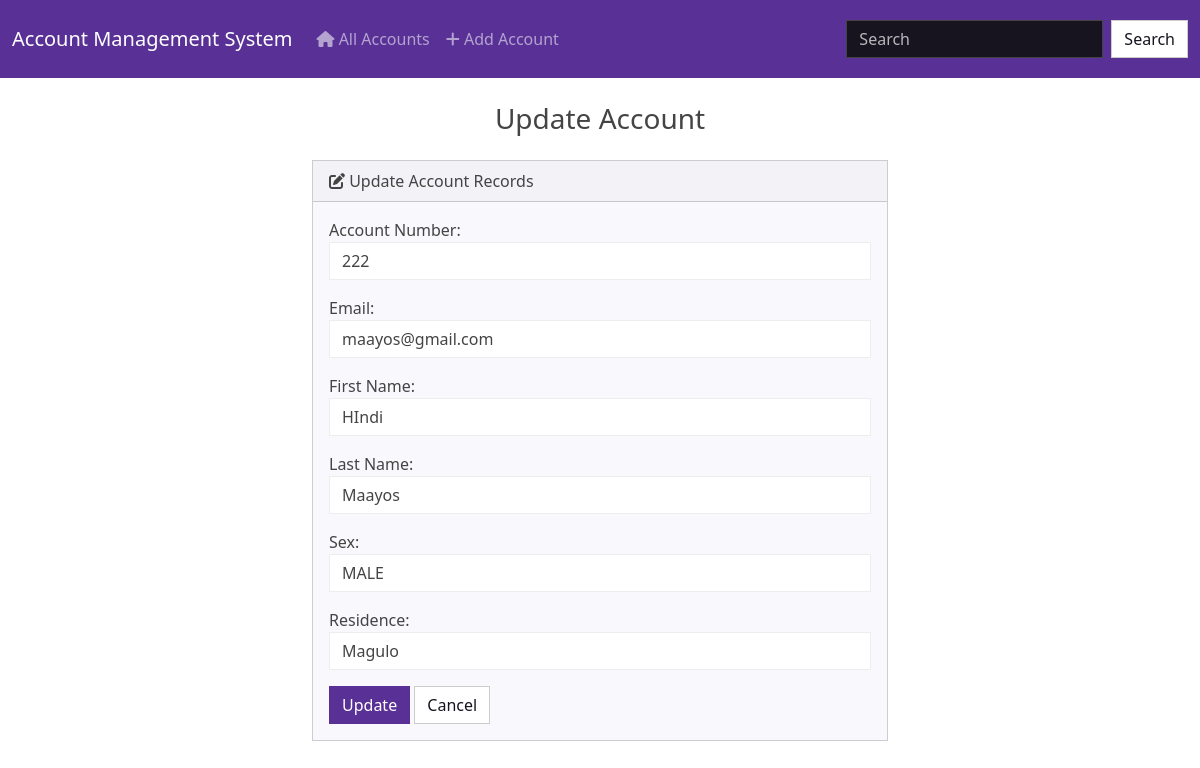
/update/24/, run on the app's committed database.
### accounts/models.py (models this page shows, shortened)
class Account(models.Model):
    class Sex(models.TextChoices):
        MALE = 'M', 'MALE'
        FEMALE = 'F', 'FEMALE'
    account_number = models.PositiveBigIntegerField()
    email = models.EmailField(max_length=100)
    first_name = models.CharField(max_length=50)
    last_name = models.CharField(max_length=50)
    sex = models.CharField(max_length=1, choices=Sex.choices)
    residence = models.CharField(max_length=50)

### accounts/views.py (the view)
# urls.py: path('update/<int:id>/', views.update, name='update'),
def update(request, id):
    if request.method == 'POST':
        account = Account.objects.get(pk=id)
        form = accountForm(request.POST, instance=account)
        if form.is_valid():
            form.save()
            return render(request, 'accounts/update.html', {
                'form': form,
                'success': True
            })
    else:
        account = Account.objects.get(pk=id)
        form = accountForm(instance=account)
    return render(request, 'accounts/update.html', {
        'form': form
    })

### accounts/forms.py
class accountForm(forms.ModelForm):
    class Meta:
        model = Account
        fields = ['account_number', 'email', 'first_name', 'last_name', 'sex', 'residence']
        labels = {
            'account_number': 'Account Number',
            'email': 'Email',
            'first_name': 'First Name',
            'last_name': 'Last Name',
            'sex': 'Sex',
            'residence': 'Residence'
        }
        widgets = {
        'account_number': forms.NumberInput(attrs={'class': 'form-control'}),
        'email': forms.EmailInput(attrs={'class': 'form-control'}),
        'first_name': forms.TextInput(attrs={'class': 'form-control'}),
        'last_name': forms.TextInput(attrs={'class': 'form-control'}),
        'sex': forms.Select(attrs={'class': 'form-control'}),
        'residence': forms.TextInput(attrs={'class': 'form-control'}),
        }

### accounts/templates/accounts/update.html (shortened to what this page needs)
{% extends "accounts/base.html" %}
{% block body %}
    <h3 class="text-center m-4">Update Account</h3>
    {% if success %}
    <div class="alert alert-success" role="alert">
        <i class="fa-solid fa-check"></i> The account is updated successfully. <strong>Automatically redirecting to Home Page...</strong>
        <a href="{% url 'index' %}" class="alert-link">Go to Home Page.</a>
    </div>
    <script>
        // Automatically redirect after a short delay
        setTimeout(function() {
          window.location.href = "{% url 'index' %}";
        }, 3000); // Change 3000 to the desired delay in milliseconds
    </script>
    {% else %}
    <div class="row justify-content-center">
        <div class="col-6">
        <div class="card bg-light mb-3">
            <div class="card-header">
            <i class="fa-solid fa-pen-to-square"></i> Update Account Records
            </div>
            <div class="card-body">
            <form action="" method="POST">
                {{ form.as_p }}
                <button type="submit" class="btn btn-primary">Update</button>
                <a href="{% url 'index' %}" class="btn btn-secondary">Cancel</a>
            </form>
            </div>
        </div>
        </div>
    </div>
{% endif %}
{% endblock %}

### data on the page
Account: account_number "222", email "maayos@gmail.com", first_name "HIndi", last_name "Maayos", sex "MALE", residence "Magulo"
